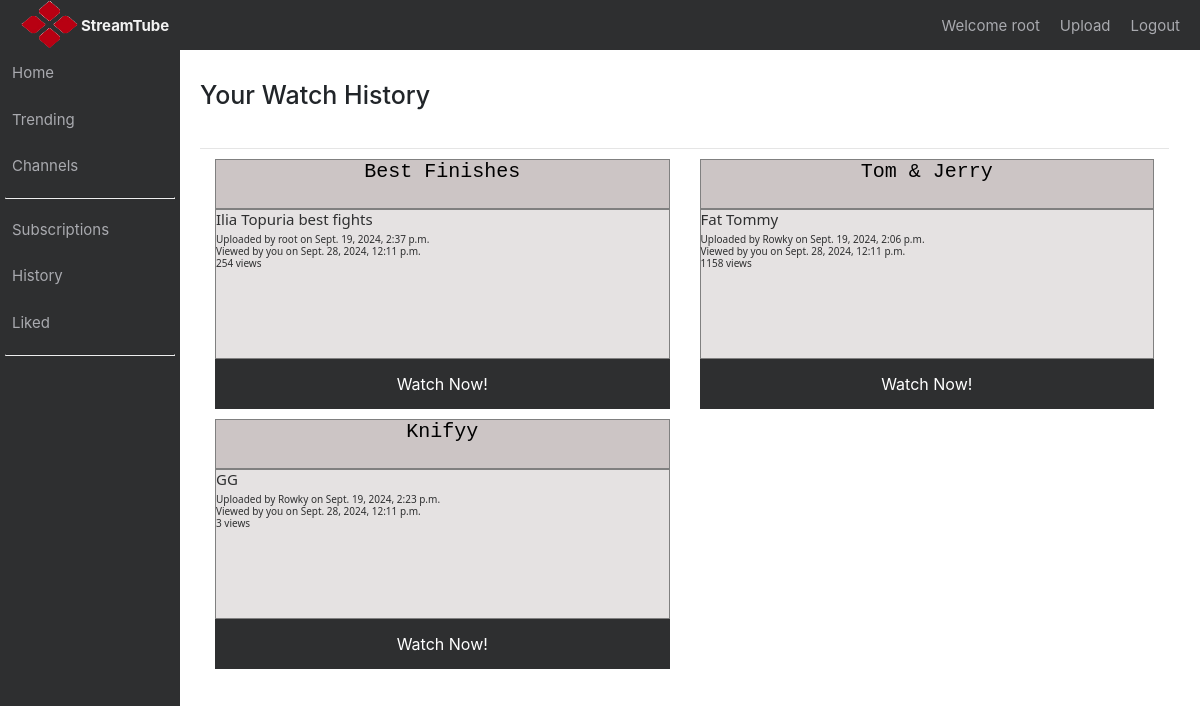
/watch_history/ (signed in), run on an earlier commit of the app's database.
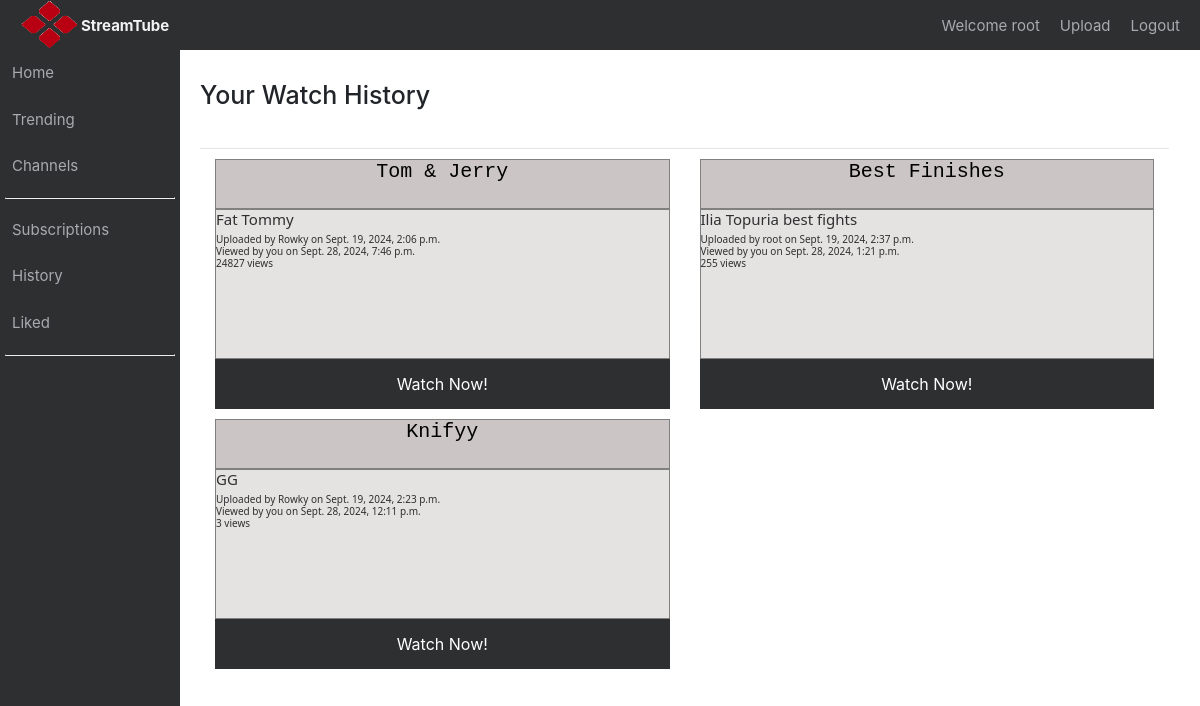
And on a later commit of the database.
### youtube/models.py (models this page shows)
class Video_View(models.Model):
    user = models.ForeignKey('auth.User', on_delete=models.CASCADE)
    video = models.ForeignKey(Video, on_delete=models.CASCADE)
    datetime = models.DateTimeField(default=timezone.now)

class Video(models.Model):
    title = models.CharField(max_length=30)
    description = models.TextField(max_length=300)
    path = models.CharField(max_length=60)
    datetime = models.DateTimeField(blank=False, null=False) #todo: auto_now=True
    user = models.ForeignKey('auth.User', on_delete=models.CASCADE)
    number_of_views = models.IntegerField(blank=True, default=0)

### youtube/views.py (the view)
# urls.py: path('watch_history/', views.watch_history, name = 'watch_history'),
def watch_history(request):
    context = {}
    if request.user.is_authenticated:
        views = Video_View.objects.filter(user = request.user).order_by('-datetime')
        context['views'] = views
    try:
        channel = Channel.objects.filter(user__username = request.user).get().channel_name != ""
        print(channel)
        context['channel'] = channel
    except Channel.DoesNotExist:
        channel = False
    return render(request, "watch_history.html", context)

### youtube/templates/watch_history.html (shortened to what this page needs)
{% extends "parent.html" %}
{% block body %}
	<div class="video_area">
		<div class="ad_area">
            <h1>Your Watch History</h1>
            <br>
            <hr>
            {% if user.is_authenticated %}
                {% for view in views %}
                    <div class = "video_advertisement col-md-6">
                        <div class="video_title">
                            <h2 align="center" style="font-family: Courier New">{{ view.video.title }}</h2>
                        </div>
                        <div class="video_description">
                            <h4 align="left">{{ view.video.description }}</h5>
                            <h6 align="left, bottom" style="position: relative; float:bottom; margin-bottom:0px">Uploaded by {{ view.video.user }} on {{ view.video.datetime }}</h6>
                            <h6 align="left, bottom" style="position: relative; float:bottom; margin-bottom:0px">Viewed by you on {{ view.datetime }}</h6>
                            <h6 align = "left">{{ view.video.number_of_views }} views</h6>
                        </div>
                        <div class="watch_now">
                            <a href="/video/{{ view.video.id }}/{{ 1 }}/"><button class="button button5">Watch Now!</button></a>
                        </div>
                    </div>
                {% endfor %}
            {% else %}
                <h2>Sign in to view your watch history</h2>
            {% endif %}
        </div>
    </div>
{% endblock %}

What changed in the data, as far as the page shows it:
changed Video_View "Tom & Jerry": datetime "Sept. 28, 2024, 12:11 p.m." → "Sept. 28, 2024, 7:46 p.m."; video.number_of_views "1158" → "24827"; moves up the list
changed Video_View "Best Finishes": datetime "Sept. 28, 2024, 12:11 p.m." → "Sept. 28, 2024, 1:21 p.m."; video.number_of_views "254" → "255"
